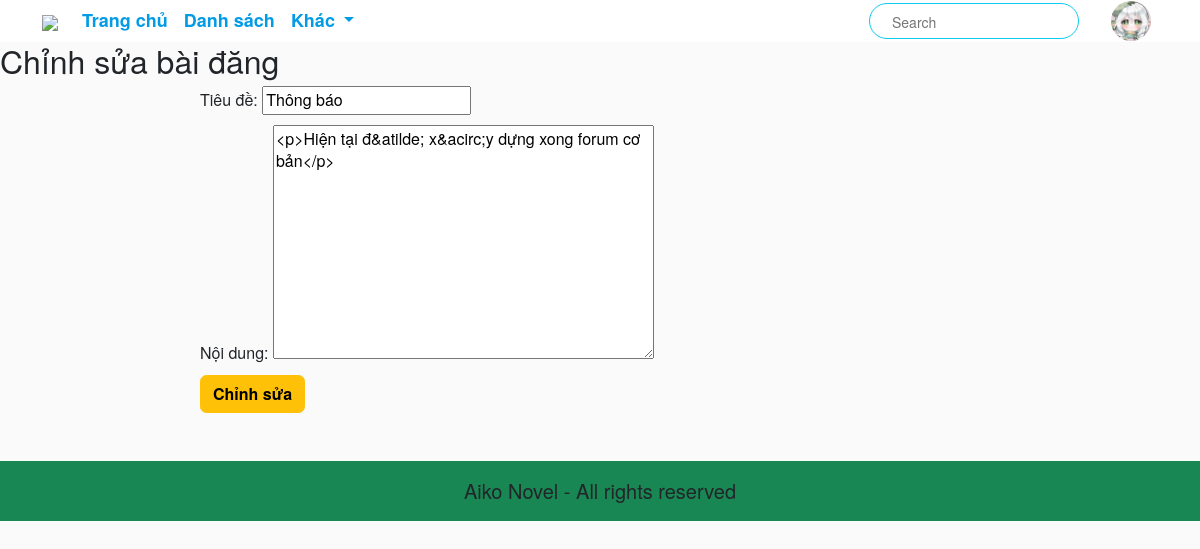
The app's page /forum/post/1/edit/ (signed in) with its own data.
### app/models.py (models this page shows, shortened)
class UserInfo(models.Model):
    username = models.OneToOneField(User, on_delete=models.CASCADE, db_index=True, primary_key=True)
    full_name = models.CharField(max_length=100, null=True)
    img_avatar = models.ImageField(upload_to='avatar_images/', null=True, default='avatar_images/default-avatar-profile-icon-of-social-media-user-vector.jpg')
    img_background = models.ImageField(upload_to='background_images/', null=True, blank=True)
    img_background_position = models.IntegerField(default=0)

### forum/models.py (models this page shows)
class ForumPost(models.Model):
    title = models.CharField(max_length=255)
    content = RichTextField()
    user_info = models.ForeignKey(UserInfo, on_delete=models.CASCADE)
    created_at = models.DateTimeField(auto_now_add=True)
    is_deleted = models.BooleanField(default=False)

### forum/views.py (the view, shortened to what this page needs)
# urls.py: path('post/<int:pk>/edit/', EditPostView.as_view(), name='edit-post'),
class EditPostView(LoginRequiredMixin, UpdateView):
    model = ForumPost
    form_class = ForumPostForm
    template_name = 'forum/edit_post.html'

### forum/forms.py
class ForumPostForm(forms.ModelForm):
    class Meta:
        model = ForumPost
        fields = ['title', 'content']
        labels = {
            'title': 'Tiêu đề',
            'content': 'Nội dung',
        }
        error_messages = {
            'title': {
                'required': 'Nhập tiêu đề bài đăng',
            },
            'content': {
                'required': 'Nhập nội dung bài đăng',
            }
        }

### app/info.py (called while the page is built)
def get_user_info(request):
    info = {}  # Khởi tạo info ngay cả khi không có người dùng xác thực
    if request.user.is_authenticated:
        user = request.user
        try:
            info_user = UserInfo.objects.get(username=user)
            info['InfoUser'] = info_user
            print(info['InfoUser'].img_avatar)  # Di chuyển việc truy cập thuộc tính vào trong khối try
        except UserInfo.DoesNotExist:
            info['error'] = "Thông tin người dùng không tồn tại."
    return info

### forum/templates/forum/edit_post.html (shortened to what this page needs)
{% extends 'app/base.html' %}
{% block main_content %}
  <h2>Chỉnh sửa bài đăng</h2>
    <div class="d-flex justify-content-end">
      <div class="col-10">
        <form method="post" >
          {{ form.as_p }}
          <button type="submit" class="btn btn-warning">Chỉnh sửa</button>
        </form>
      </div>
    </div>
{% endblock main_content%}

### app/templates/app/base.html (shortened to what this page needs)
{% load static %}
<!DOCTYPE html>
<html>
    <head>
        <link href="https://cdn.jsdelivr.net/npm/bootstrap@5.3.2/dist/css/bootstrap.min.css" rel="stylesheet"/>
        <link href="{% static 'app/css/home.css' %}" rel="stylesheet"/>
        <link href="{% static 'app/css/base.css' %}" rel="stylesheet"/>
        <link href="{% static 'app/css/transteam.css' %}" rel="stylesheet"/>
        <link href="{% static 'app/css/register.css' %}" rel="stylesheet"/>
        <link href="{% static 'app/css/profile.css' %}" rel="stylesheet"/>
        <link href="{% static 'app/css/novelworks.css' %}" rel="stylesheet"/>
        <link href="{% static 'app/css/novel.css' %}" rel="stylesheet"/>
        <link href="{% static 'app/css/write.css' %}" rel="stylesheet"/>
        <link href="{% static 'app/css/read.css' %}" rel="stylesheet"/>
        <link href="{% static 'app/css/group.css' %}" rel="stylesheet"/>
        <link href="{% static 'app/css/fontawesome-free-6.5.1-web/css/all.min.css' %}" rel="stylesheet"/>
        <link href="https://cdnjs.cloudflare.com/ajax/libs/OwlCarousel2/2.3.4/assets/owl.carousel.min.css" rel="stylesheet">
        <link href="https://cdnjs.cloudflare.com/ajax/libs/OwlCarousel2/2.3.4/assets/owl.theme.default.min.css" rel="stylesheet">
        <link rel="stylesheet" href="">
    </head>
    <body>
          <nav class="navbar navbar-expand-lg py-0" style="background-color: #ffffff; user-select: none;">
            <div class="container-fluid container">
              <a class="navbar-brand py-0" href="{% url 'home' %}">
                <img src="{% static 'app\images\logo\main-logo-1.png' %}" width="70" class="py-0"/>
              </a>
              <div class="collapse navbar-collapse" id="navbarSupportedContent">
                <ul class="navbar-nav me-auto mb-2 mb-lg-0">
                  <li class="nav-item">
                      <a class="nav-link active" aria-current="page" href="{% url 'home' %}">Trang chủ</a>
                  </li>
                  <li class="nav-item">
                    <a class="nav-link" href="{% url 'list' type='all' %}">Danh sách</a>
                  </li>
                  <li class="nav-item dropdown">
                    <a class="nav-link dropdown-toggle" href="#" role="button" data-bs-toggle="dropdown" aria-expanded="false">
                      Khác
                    </a>
                  </li>
                </ul>
                <form id="search-form" action="/search" method="get">
                  <input class="search-input" type="search" placeholder="Search" name="keywords">
                  <button class="search-icon" type="submit">
                    <i class="fa-solid fa-magnifying-glass"></i>
                  </button>
                </form>
                <ul class="navbar-nav mb-2 mb-lg-0">
                  {% if not user.is_authenticated %}
                  <div class="anon-user" data-a-target="user-cart">
                    <div class="btn-div">
                      <button data-a-target="login-buttton" class="btn login-btn" onclick="loadLoginForm()">
                        <div class="text-btn-div">
                          <div class="text-btn">
                            Đăng nhập
                          </div>
                        </div>
                      </button>
                      <div class="load-login-form"></div>
                    </div>
                    <div class="btn-div">
                      <button data-a-target="signup-buttton" class="btn signup-btn" onclick="loadRegisterForm()">
                        <div class="text-btn-div">
                          <div class="text-btn">
                            Đăng ký
                          </div>
                        </div>
                      </button>
                    </div>
                  </div>
                  {% elif user.is_authenticated %}
                  <li class="nav-item dropdown">
                    <a class="nav-link avatar page_user" href="#" role="button" data-bs-toggle="dropdown" aria-expanded="false" style="margin-inline: 7px; {% if InfoUser.img_avatar %} background-image: url('{{ InfoUser.img_avatar.url }}'); {% endif %}">
                    </a>
                  </li>
                  {% endif %}
                </ul>
              </div>
            </div>
          </nav>
        {% block main_content %} {% endblock main_content %}
        <footer class="container--fluid bg-success text-center b-2 mt-5 py-3 fs-5">
          Aiko Novel - All rights reserved
    </body>
</html>

### app/static/app/css/home.css (style rules this page uses)
.page_user { background-image: url('../images/icon/default-avatar-profile-icon-of-social-media-user-vector.jpg'); background-size: cover; }

### app/static/app/css/base.css (style rules this page uses)
:root { --blue-color: #039be5; }
body { font-family: 'Source Sans Pro', 'Helvetica Neue', Helvetica, Arial, sans-serif !important;; font-size: 16px; background: #fafafa; line-height: 1.42857143; }
a { color: var(--blue-color) !important; text-decoration: none; }
p { margin: 0 0 10px; }
h2 { font-size: 32px; font-weight: 400; line-height: 36px; }
.navbar .avatar { width: 40px; height: 40px; border-radius: 50%; background-size: cover; }
.nav-link { font-weight: 700; font-size: large; }
#search-form { position: relative; width: 210px; height: 36px; border-radius: 20px; border: 1px solid #0dcaf0; line-height: 36px; background-color: #ffffff; margin-inline-end: 25px; }
.search-input { margin-left: 20px; width: 150px; height: 90%; font-size: 14px; background-color: transparent; border: 0; outline: none; }
.search-icon { position: absolute; top: 0; right: 0; width: 36px; color: #ccc; background: transparent; border: 0; padding: 0; }
.btn { display: inline-flex; position: relative; -webkit-box-align: center; align-items: center; -webkit-box-pack: center; justify-content: center; vertical-align: middle; overflow: hidden; text-decoration: none; white-space: nowrap; user-select: none; font-weight: 600; border-radius: 0.4rem; }
@media (min-width: 0px) { #search-form { width: 100%; } }
@media (min-width: 992px) { #search-form { width: 210px; } }

### app/static/app/css/profile.css (style rules this page uses)
.avatar { height: auto; display: flex; flex-direction: row; }

### records on screen
UserInfo: img_avatar (picture)
ForumPost: title "Thông báo", content "<p>Hiện tại đ&atilde; x&acirc;y dựng xong forum cơ bản</p>"
